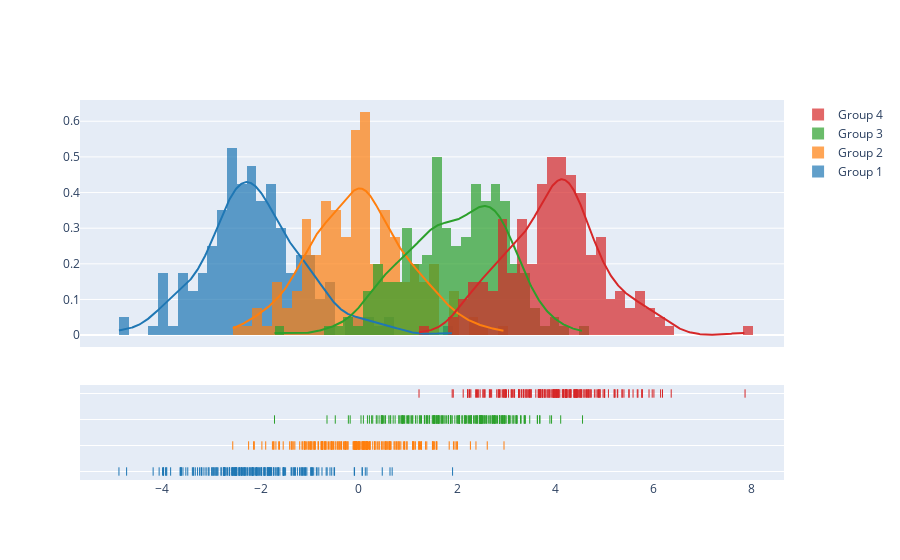

The notebook cell saved with this chart:
### Code cell
import plotly.figure_factory as ff

# Add histogram data
x1 = np.random.randn(200) - 2
x2 = np.random.randn(200)
x3 = np.random.randn(200) + 2
x4 = np.random.randn(200) + 4

# Group data together
hist_data = [x1, x2, x3, x4]

group_labels = ['Group 1', 'Group 2', 'Group 3', 'Group 4']

# Create distplot with custom bin_size
fig = ff.create_distplot(hist_data, group_labels, bin_size=.2)
fig.show()

### Figure 1 — Plotly figure (JSON) as saved in the notebook; plotly's stock layout.template omitted (floating-point values rounded to 4 significant figures; data arrays with more than 128 entries replaced by an {"elided": "..."} marker saying what was removed)
{"data": [{"autobinx": false, "histnorm": "probability density", "legendgroup": "Group 1", "marker": {"color": "rgb(31, 119, 180)"}, "name": "Group 1", "opacity": 0.7, "type": "histogram", "x": {"elided": "200 float values"}, "xaxis": "x", "xbins": {"end": 1.909, "size": 0.2, "start": -4.884}, "yaxis": "y"}, {"autobinx": false, "histnorm": "probability density", "legendgroup": "Group 2", "marker": {"color": "rgb(255, 127, 14)"}, "name": "Group 2", "opacity": 0.7, "type": "histogram", "x": {"elided": "200 float values"}, "xaxis": "x", "xbins": {"end": 2.956, "size": 0.2, "start": -2.567}, "yaxis": "y"}, {"autobinx": false, "histnorm": "probability density", "legendgroup": "Group 3", "marker": {"color": "rgb(44, 160, 44)"}, "name": "Group 3", "opacity": 0.7, "type": "histogram", "x": {"elided": "200 float values"}, "xaxis": "x", "xbins": {"end": 4.555, "size": 0.2, "start": -1.717}, "yaxis": "y"}, {"autobinx": false, "histnorm": "probability density", "legendgroup": "Group 4", "marker": {"color": "rgb(214, 39, 40)"}, "name": "Group 4", "opacity": 0.7, "type": "histogram", "x": {"elided": "200 float values"}, "xaxis": "x", "xbins": {"end": 7.864, "size": 0.2, "start": 1.226}, "yaxis": "y"}, {"legendgroup": "Group 1", "marker": {"color": "rgb(31, 119, 180)"}, "mode": "lines", "name": "Group 1", "showlegend": false, "type": "scatter", "x": {"elided": "500 float values"}, "xaxis": "x", "y": {"elided": "500 float values"}, "yaxis": "y"}, {"legendgroup": "Group 2", "marker": {"color": "rgb(255, 127, 14)"}, "mode": "lines", "name": "Group 2", "showlegend": false, "type": "scatter", "x": {"elided": "500 float values"}, "xaxis": "x", "y": {"elided": "500 float values"}, "yaxis": "y"}, {"legendgroup": "Group 3", "marker": {"color": "rgb(44, 160, 44)"}, "mode": "lines", "name": "Group 3", "showlegend": false, "type": "scatter", "x": {"elided": "500 float values"}, "xaxis": "x", "y": {"elided": "500 float values"}, "yaxis": "y"}, {"legendgroup": "Group 4", "marker": {"color": "rgb(214, 39, 40)"}, "mode": "lines", "name": "Group 4", "showlegend": false, "type": "scatter", "x": {"elided": "500 float values"}, "xaxis": "x", "y": {"elided": "500 float values"}, "yaxis": "y"}, {"legendgroup": "Group 1", "marker": {"color": "rgb(31, 119, 180)", "symbol": "line-ns-open"}, "mode": "markers", "name": "Group 1", "showlegend": false, "type": "scatter", "x": {"elided": "200 float values"}, "xaxis": "x", "y": {"elided": "200 str values"}, "yaxis": "y2"}, {"legendgroup": "Group 2", "marker": {"color": "rgb(255, 127, 14)", "symbol": "line-ns-open"}, "mode": "markers", "name": "Group 2", "showlegend": false, "type": "scatter", "x": {"elided": "200 float values"}, "xaxis": "x", "y": {"elided": "200 str values"}, "yaxis": "y2"}, {"legendgroup": "Group 3", "marker": {"color": "rgb(44, 160, 44)", "symbol": "line-ns-open"}, "mode": "markers", "name": "Group 3", "showlegend": false, "type": "scatter", "x": {"elided": "200 float values"}, "xaxis": "x", "y": {"elided": "200 str values"}, "yaxis": "y2"}, {"legendgroup": "Group 4", "marker": {"color": "rgb(214, 39, 40)", "symbol": "line-ns-open"}, "mode": "markers", "name": "Group 4", "showlegend": false, "type": "scatter", "x": {"elided": "200 float values"}, "xaxis": "x", "y": {"elided": "200 str values"}, "yaxis": "y2"}], "layout": {"barmode": "overlay", "hovermode": "closest", "legend": {"traceorder": "reversed"}, "xaxis": {"anchor": "y2", "domain": [0.0, 1.0], "zeroline": false}, "yaxis": {"anchor": "free", "domain": [0.35, 1], "position": 0.0}, "yaxis2": {"anchor": "x", "domain": [0, 0.25], "dtick": 1, "showticklabels": false}}}
